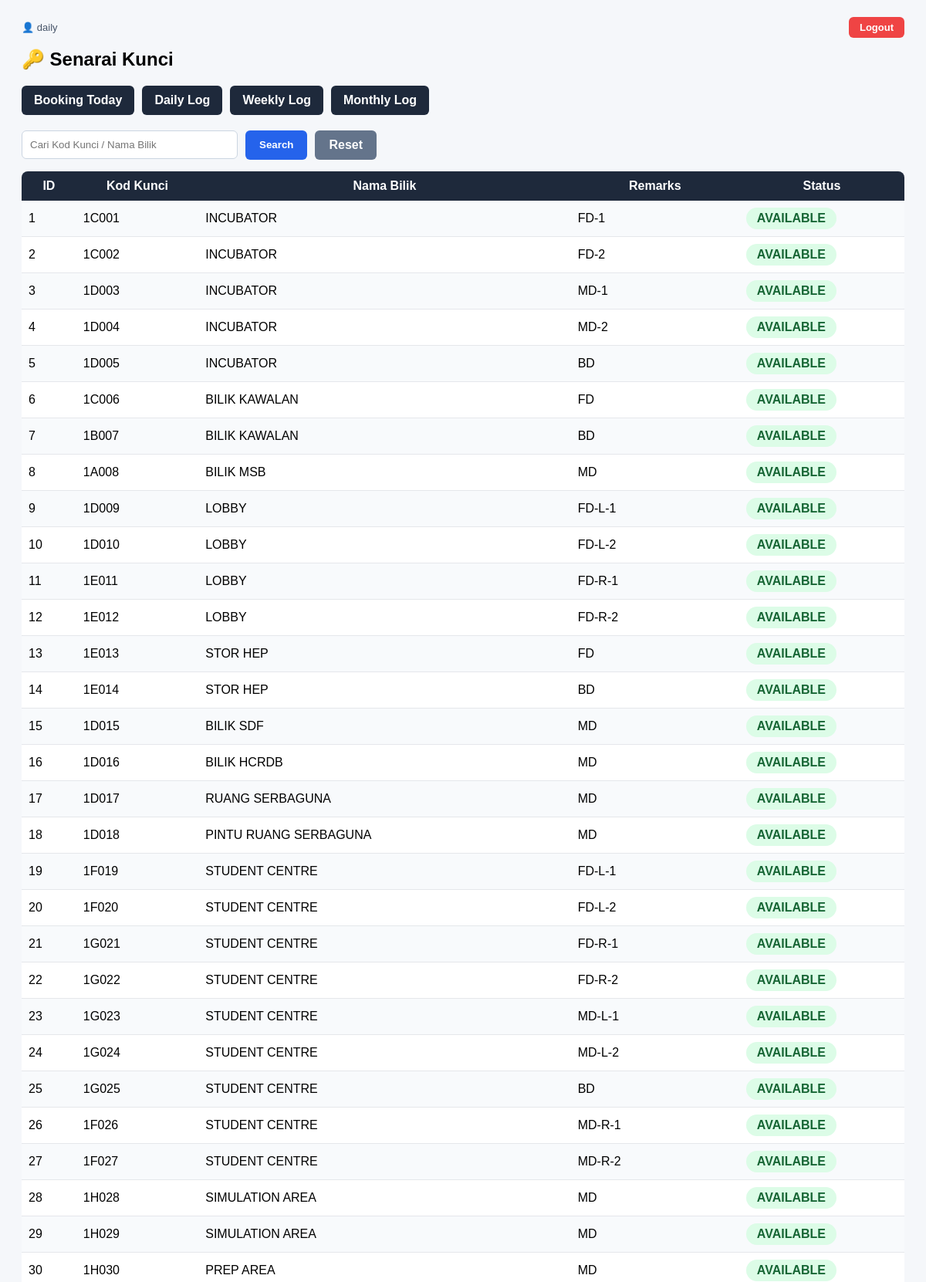
Page /indexygbetul.php (signed in, upper part) on the committed database.
### tables this page shows
CREATE TABLE `key_list` (
  `key_id` int(11) NOT NULL,
  `key_code` varchar(20) NOT NULL,
  `room_name` varchar(100) NOT NULL,
  `remarks` varchar(50) NOT NULL,
  `status` enum('AVAILABLE','BOOKED','OVERDUE','') NOT NULL DEFAULT 'AVAILABLE'
);

### indexygbetul.php (the view, shortened to what this page needs)
<?php
include "db.php";
include "topbar_index.php";
function getKeyStatus(PDO $conn, int $key_id): string
{
    $stmt = $conn->prepare("
        SELECT MIN(end_datetime) AS first_end
        FROM bookings
        WHERE room_id = ?
          AND status = 'BOOKED'
    ");
    $stmt->execute([$key_id]);
    $row = $stmt->fetch(PDO::FETCH_ASSOC);
    if (!$row || !$row['first_end']) {
        return 'AVAILABLE';
    }
    $stmt = $conn->prepare("
        SELECT
            CASE
                WHEN ? <= CURRENT_TIMESTAMP THEN 'OVERDUE'
                ELSE 'BOOKED'
            END AS status
    ");
    $stmt->execute([$row['first_end']]);
    $res = $stmt->fetch(PDO::FETCH_ASSOC);
    return $res['status'];
}
$search = $_GET['search'] ?? '';
if ($search !== '') {
    $stmt = $conn->prepare("
        SELECT * FROM key_list
        WHERE key_code LIKE :s OR room_name LIKE :s
        ORDER BY key_id ASC
    ");
    $stmt->execute(['s' => "%$search%"]);
} else {
    $stmt = $conn->query("SELECT * FROM key_list ORDER BY key_id ASC");
}
$keys = $stmt->fetchAll(PDO::FETCH_ASSOC);
?>
<!DOCTYPE html>
<html>
<head>
</head>
<body>
<h2>🔑 Senarai Kunci</h2>
<div class="menu">
    	<a href="booking_today.php">Booking Today</a>
	<a href="booking_daily_log.php">Daily Log</a>
	<a href="booking_weekly.php">Weekly Log</a>
	<a href="booking_monthly.php">Monthly Log</a>
</div>
<form method="GET" class="search-box" autocomplete="off">
    <div class="search-wrapper">
        <input type="text" id="searchInput" name="search"
               placeholder="Cari Kod Kunci / Nama Bilik"
               value="<?= htmlspecialchars($search) ?>">
    </div>
    <button class="btn-search">Search</button>
    <a href="index.php" class="btn-reset">Reset</a>
</form>
<table>
<tr>
    <th>ID</th>
    <th>Kod Kunci</th>
    <th>Nama Bilik</th>
    <th>Remarks</th>
    <th>Status</th>
</tr>
<?php foreach ($keys as $k): ?>
<?php $status = getKeyStatus($conn, (int)$k['key_id']); ?>
<tr>
<td><?= $k['key_id'] ?></td>
<td><?= htmlspecialchars($k['key_code']) ?></td>
<td><?= htmlspecialchars($k['room_name']) ?></td>
<td><?= htmlspecialchars($k['remarks']) ?></td>
<td>
<?php if ($status === 'AVAILABLE'): ?>
<a class="status AVAILABLE"
   href="booking_form.php?room_id=<?= $k['key_id'] ?>">
   AVAILABLE
</a>
<?php endif; ?>
</td>
</tr>
<?php endforeach; ?>
</table>
</body>
</html>

### indexygbetul.php (style rules this page uses)
body { font-family: Arial; background:#f5f7fa; padding:20px; }
.menu { display:flex; gap:10px; margin-bottom:20px; }
.menu a { padding:10px 16px; background:#1e293b; color:#fff; border-radius:6px; text-decoration:none; font-weight:bold; }
.search-box { display:flex; gap:10px; margin-bottom:15px; }
.search-wrapper { position:relative; }
.search-wrapper input { padding:10px; width:280px; border:1px solid #cbd5e1; border-radius:6px; }
.btn-search { background:#2563eb; color:#fff; border:none; padding:10px 18px; border-radius:6px; font-weight:bold; cursor:pointer; }
.btn-reset { background:#64748b; color:#fff; padding:10px 18px; border-radius:6px; text-decoration:none; font-weight:bold; }
table { width:100%; border-collapse:collapse; background:#fff; border-radius:8px; overflow:hidden; }
th { background:#1e293b; color:#fff; padding:10px; }
td { padding:9px; border-bottom:1px solid #e5e7eb; }
tr:nth-child(even) { background:#f8fafc; }
.status { padding:5px 14px; border-radius:14px; font-weight:bold; display:inline-block; }
.AVAILABLE { background:#dcfce7;color:#166534; }
a.status { text-decoration:none; }

### rows in the picture
key_list: key_id "1", key_code "1C001", room_name "INCUBATOR", remarks "FD-1"
key_list: key_id "2", key_code "1C002", room_name "INCUBATOR", remarks "FD-2"
key_list: key_id "3", key_code "1D003", room_name "INCUBATOR", remarks "MD-1"
key_list: key_id "4", key_code "1D004", room_name "INCUBATOR", remarks "MD-2"
key_list: key_id "5", key_code "1D005", room_name "INCUBATOR", remarks "BD"
key_list: key_id "6", key_code "1C006", room_name "BILIK KAWALAN", remarks "FD"
key_list: key_id "7", key_code "1B007", room_name "BILIK KAWALAN", remarks "BD"
key_list: key_id "8", key_code "1A008", room_name "BILIK MSB", remarks "MD"
key_list: key_id "9", key_code "1D009", room_name "LOBBY", remarks "FD-L-1"
key_list: key_id "10", key_code "1D010", room_name "LOBBY", remarks "FD-L-2"
key_list: key_id "11", key_code "1E011", room_name "LOBBY", remarks "FD-R-1"
key_list: key_id "12", key_code "1E012", room_name "LOBBY", remarks "FD-R-2"
key_list: key_id "13", key_code "1E013", room_name "STOR HEP", remarks "FD"
key_list: key_id "14", key_code "1E014", room_name "STOR HEP", remarks "BD"
key_list: key_id "15", key_code "1D015", room_name "BILIK SDF", remarks "MD"
key_list: key_id "16", key_code "1D016", room_name "BILIK HCRDB", remarks "MD"
key_list: key_id "17", key_code "1D017", room_name "RUANG SERBAGUNA", remarks "MD"
key_list: key_id "18", key_code "1D018", room_name "PINTU RUANG SERBAGUNA", remarks "MD"
key_list: key_id "19", key_code "1F019", room_name "STUDENT CENTRE", remarks "FD-L-1"
key_list: key_id "20", key_code "1F020", room_name "STUDENT CENTRE", remarks "FD-L-2"
key_list: key_id "21", key_code "1G021", room_name "STUDENT CENTRE", remarks "FD-R-1"
key_list: key_id "22", key_code "1G022", room_name "STUDENT CENTRE", remarks "FD-R-2"
key_list: key_id "23", key_code "1G023", room_name "STUDENT CENTRE", remarks "MD-L-1"
key_list: key_id "24", key_code "1G024", room_name "STUDENT CENTRE", remarks "MD-L-2"
key_list: key_id "25", key_code "1G025", room_name "STUDENT CENTRE", remarks "BD"
key_list: key_id "26", key_code "1F026", room_name "STUDENT CENTRE", remarks "MD-R-1"
key_list: key_id "27", key_code "1F027", room_name "STUDENT CENTRE", remarks "MD-R-2"
key_list: key_id "28", key_code "1H028", room_name "SIMULATION AREA", remarks "MD"
key_list: key_id "29", key_code "1H029", room_name "SIMULATION AREA", remarks "MD"
key_list: key_id "30", key_code "1H030", room_name "PREP AREA", remarks "MD"

### other values in the picture
$_SESSION['username'] "daily"
